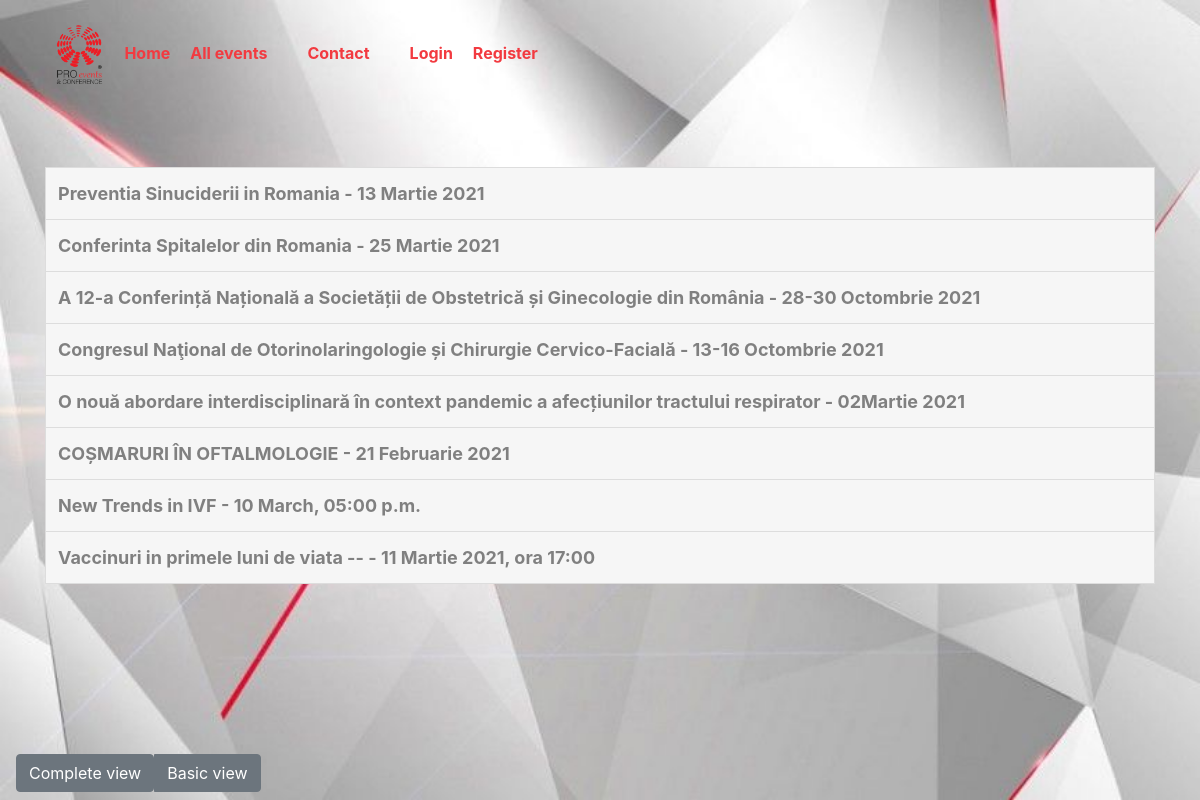
Page /events_list/ on the earlier database version.
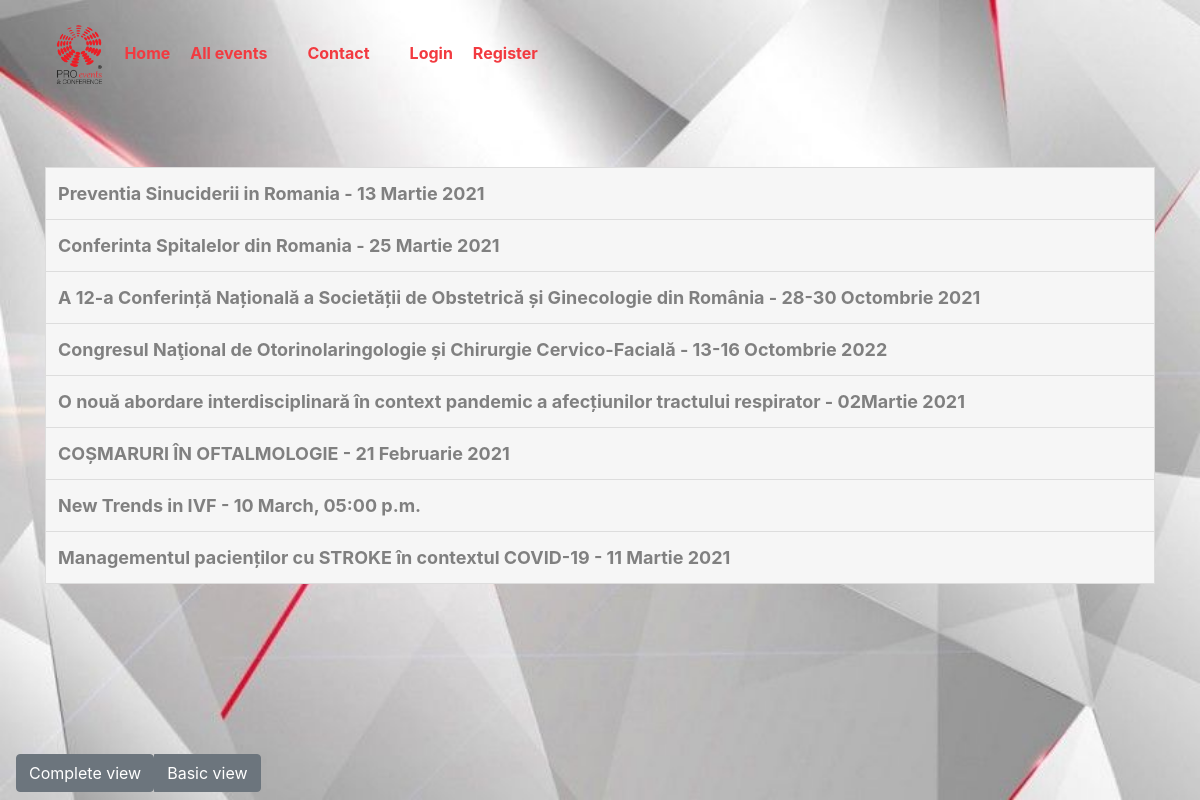
Same page on the later database version.
### app1/models.py (models this page shows, shortened)
class Events(models.Model):
    eventname = models.CharField(max_length=200, unique=True)
    banner = models.ImageField(upload_to='bannere', null=True, blank=True)
    eventdate = models.CharField(max_length=200)
    eventdescription = models.TextField(default='')
    eventagenda = models.TextField(default='')
    event_type = models.CharField(max_length=50, choices=et_choices)
    video_url = models.CharField(max_length=1000, blank=False, unique=True, null=True)
    slug = models.SlugField(max_length=100)
    moderator = models.CharField(max_length=200, default='')

### app1/views.py (the view)
# urls.py: path('events_list/', views.EvList.as_view(), name='events_list'),
class EvList(ListView):
    model = Events
    template_name = 'app1/events/evlist.html'
    context_object_name = 'all_events_search'
    def get_context_data(self, *, object_list=None, **kwargs):
        data = super(EvList, self).get_context_data()
        return data

### templates/app1/events/evlist.html (shortened to what this page needs)
{% extends 'menu.html' %}
{% block content %}
<nav class="navbar fixed-bottom navbar-transparent nav-down">
                    <div class="btn-group" role="group" aria-label="Basic example">
                        <a href="{% url 'app1:events' %}"><button type="button" class="btn btn-secondary">Complete view</button></a>
                        <button type="button" class="btn btn-secondary">Basic view</button>
                    </div>
</nav>
{% for item in all_events_search %}
<ul id="myUL">
  <li><b><a style="color:grey" href="{% url 'app1:event_detail' %}?e={{ item.id }}">{{ item.eventname }} - {{ item.eventdate }}</a></b></li>
</ul>
{% endfor %}
{% endblock %}

### templates/menu.html (shortened to what this page needs)
<!DOCTYPE html>
<html lang="en">
<head>
    {% load static %}
    <link rel="stylesheet" href="https://maxcdn.bootstrapcdn.com/bootstrap/4.0.0/css/bootstrap.min.css"
>
    <link href="{% static 'css/style.css' %}" rel="stylesheet">
</head>
<body class="about-us" style="background-image: url('/media/bg2.jpg'); background-attachment: fixed;
  background-size: cover;">
<nav class="navbar navbar-expand-lg fixed-top navbar-transparent nav-down" color-on-scroll="blue">
    <div class="container">
        <div class="navbar-translate">
            <table><tr>
            <div class="collapse navbar-collapse">
                <th><a href="{% url 'app1:home' %}"><img src="/media/logow.png" height="70"></a></th>
                <th><a style="color:#f23a40;" href="{% url 'app1:home' %}">Home</a></th>
                <th><a style="color:#f23a40;" href="{% url 'app1:events' %}">All events</a></th>
                <th>
                </th>
                <th><a style="color:#f23a40;" href="{% url 'app1:contact' %}">Contact</a></div></th>
                <th>
                </th>
                <th>
                    {% if request.user.is_authenticated == False %}
                    <a style="color:#f23a40;" href="{% url 'login' %}">Login</a></div>
                    {% endif %}
                <th>
                    {% if request.user.is_authenticated == False %}
                    <a style="color:#f23a40;" href="{% url 'userprofile:new_account' %}">Register</a></div>
                    {% endif %}
                <th>
                </th>
                <th width="450"></th>
</nav>
<br><br><br>
<div class="page-header page-header-small">
    <div class="content-center">
        <div class="container">
<br><BR><br><br>
            {% block content %}
            {% endblock %}
        </div>
    </div>
    </div>
</body>
</html>

### static/css/style.css (style rules this page uses)
body { background: white url("/media/wpp.jpg") no-repeat; }
#myUL { list-style-type: none; padding: 0; margin: 0; }
#myUL li a { border: 1px solid #ddd; margin-top: -1px; background-color: #f6f6f6; padding: 12px; text-decoration: none; font-size: 18px; color: black; display: block; }

### templates/menu.html (style rules this page uses)
td, th { border: 3px; text-align: left; padding: 10px; }

Differences in the rows shown:
changed Events "Congresul Naţional de Otorinolaringologie și Chirurgie Cervico-Facială": eventdate "13-16 Octombrie 2021" → "13-16 Octombrie 2022"
changed Events: eventname "Vaccinuri in primele luni de viata --" → "Managementul pacienților cu STROKE în contextul COVID-19"; eventdate "11 Martie 2021, ora 17:00" → "11 Martie 2021"
